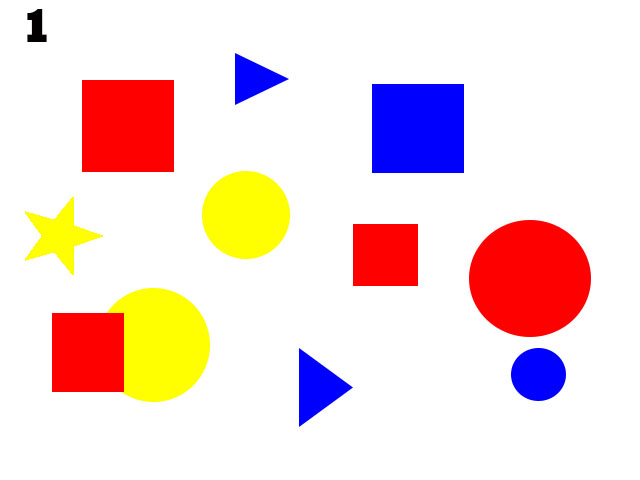
#> input picture detectar_circulos/dataset/prueba_1.jpg, 640 x 480 px
$ python demo_1.py
#> lines starting #> are read from the running program, lines starting #| are printed output that depends on the picture; after the words box and inside, x2 and y2 are one past the last pixel; in counts of white or black regions, pixels touching at a corner belong together
import cv2
import numpy as np

img = cv2.imread('dataset/prueba_1.jpg')
#> img is the input picture: shape (480, 640, 3); mean B, G, R 216.2, 218.6, 242.8
src = cv2.medianBlur(img, 5)
src = cv2.cvtColor(src, cv2.COLOR_BGR2GRAY)
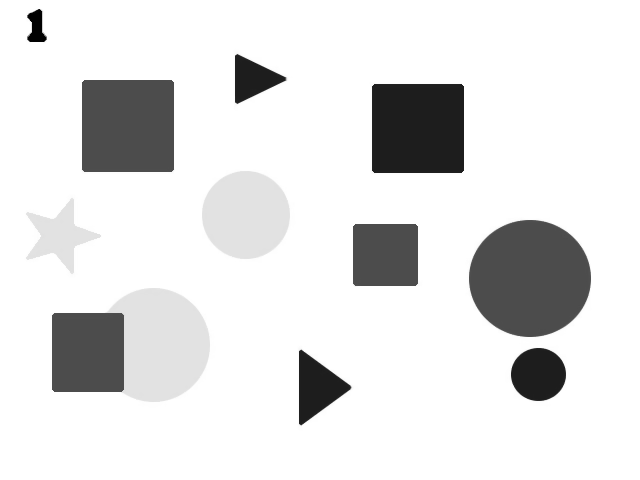
#> src: shape (480, 640); min 0, max 255, mean 225.7

circles = cv2.HoughCircles(src, cv2.HOUGH_GRADIENT, 1, 20,
                            param1=50, param2=30, minRadius=0, maxRadius=0)
#> circles = [[245.5, 214.5, 44.1], [153.5, 344.5, 56.5], [529.5, 279.5, 60.1], [537.5, 373.5, 26.8]]

# Redondeando unidades
circles = np.uint16(np.around(circles))
#> circles = [[246, 214, 44], [154, 344, 56], [530, 280, 60], [538, 374, 27]]

# circles => [posición en X, posición en Y, tamaño]
for i in circles[0,:]:
    # dibujando bordes
    cv2.circle(img, (i[0], i[1]), i[2], (0,255,0), 2)
    # dibujando contornos
    cv2.circle(img, (i[0], i[1]), 2, (0,0,255), 3)
#> this loop made 4 passes
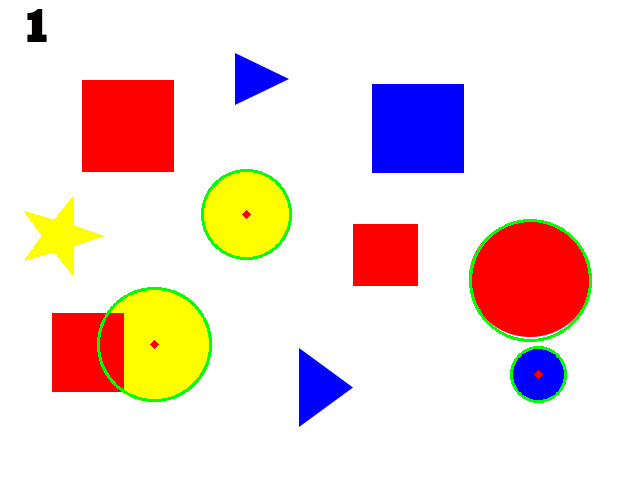
#> img: shape (480, 640, 3); 1.21% of pixels changed, all inside (x1, y1, x2, y2) = (97, 169, 592, 403)

cv2.imshow('Imagenes detectadas', img)
cv2.waitKey(0)
cv2.destroyAllWindows()
